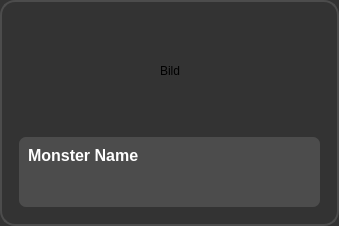
<?xml version="1.0" encoding="UTF-8"?>
<ui version="4.0">
 <class>MonsterCard</class>
 <widget class="QWidget" name="MonsterCard">
  <property name="geometry">
   <rect>
    <x>0</x>
    <y>0</y>
    <width>339</width>
    <height>226</height>
   </rect>
  </property>
  <property name="styleSheet">
   <string notr="true">#MonsterCard {
    background-color: #333;
    border: 2px solid #4c4c4c;
    border-radius: 15px;
    padding: 0px; 
}

#nameLabel {
    color: white;
    font-weight: bold;
	background-color: #4c4c4c;
	margin: 8px;
	margin-top: 0px;
	padding: 5px;
    border-radius: 7px;
}</string>
  </property>
  <layout class="QVBoxLayout" name="verticalLayout">
   <item>
    <layout class="QHBoxLayout" name="horizontalLayout">
     <item>
      <spacer name="horizontalSpacer_2">
       <property name="orientation">
        <enum>Qt::Orientation::Horizontal</enum>
       </property>
       <property name="sizeHint" stdset="0">
        <size>
         <width>0</width>
         <height>20</height>
        </size>
       </property>
      </spacer>
     </item>
     <item>
      <widget class="QLabel" name="imageLabel">
       <property name="minimumSize">
        <size>
         <width>0</width>
         <height>120</height>
        </size>
       </property>
       <property name="styleSheet">
        <string notr="true">border-top-left-radius: 13px;
border-top-right-radius: 13px;</string>
       </property>
       <property name="text">
        <string>Bild</string>
       </property>
       <property name="scaledContents">
        <bool>true</bool>
       </property>
      </widget>
     </item>
     <item>
      <spacer name="horizontalSpacer">
       <property name="orientation">
        <enum>Qt::Orientation::Horizontal</enum>
       </property>
       <property name="sizeHint" stdset="0">
        <size>
         <width>0</width>
         <height>20</height>
        </size>
       </property>
      </spacer>
     </item>
    </layout>
   </item>
   <item>
    <widget class="QLabel" name="nameLabel">
     <property name="minimumSize">
      <size>
       <width>0</width>
       <height>50</height>
      </size>
     </property>
     <property name="font">
      <font>
       <pointsize>12</pointsize>
       <bold>true</bold>
      </font>
     </property>
     <property name="styleSheet">
      <string notr="true"/>
     </property>
     <property name="text">
      <string>Monster Name</string>
     </property>
     <property name="alignment">
      <set>Qt::AlignmentFlag::AlignLeading|Qt::AlignmentFlag::AlignLeft|Qt::AlignmentFlag::AlignTop</set>
     </property>
    </widget>
   </item>
  </layout>
 </widget>
 <resources/>
 <connections/>
</ui>
